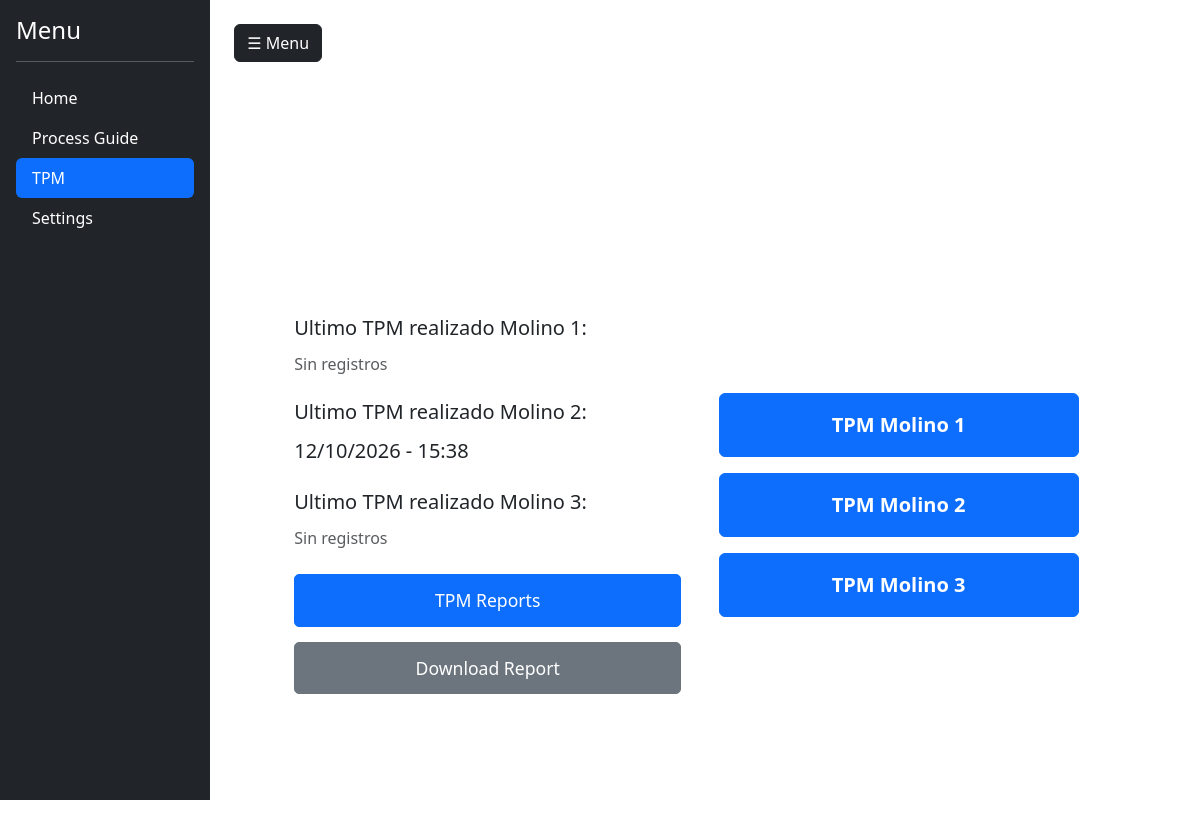
The page /tpm on the database as committed earlier.
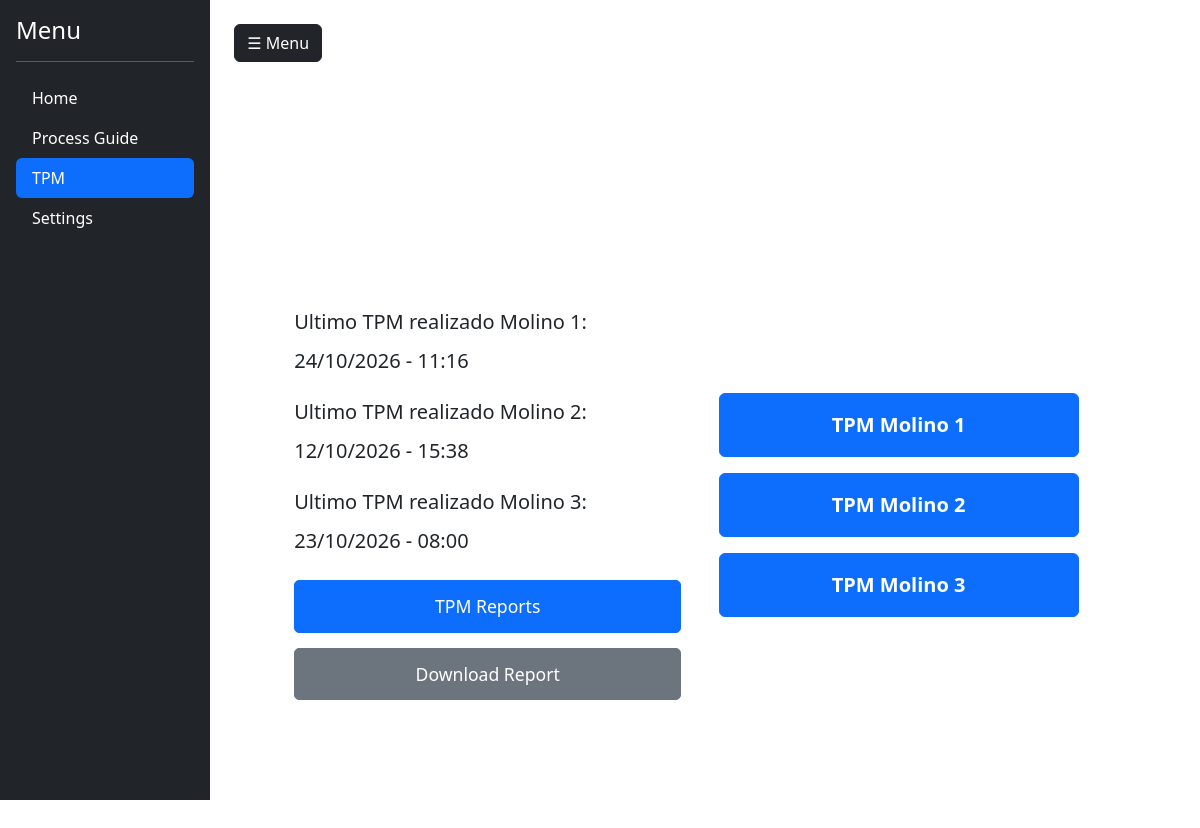
The same page on the database as committed later.
### tables this page shows
CREATE TABLE tpm_reports (
                report_number INTEGER PRIMARY KEY AUTOINCREMENT,
                machine TEXT NOT NULL,
                report_date TEXT NOT NULL,
                report_time TEXT NOT NULL,
                ok_count INTEGER NOT NULL,
                not_ok_count INTEGER NOT NULL,
                responses_json TEXT NOT NULL
            , maintenance_order TEXT NOT NULL DEFAULT '');

### app.py (the view)
@app.route("/tpm")
def tpm():
    with closing(sqlite3.connect(tpm_database_path())) as connection:
        reports = connection.execute("""
            SELECT machine, report_date, report_time
            FROM tpm_reports
            ORDER BY report_number DESC
        """).fetchall()
    latest_reports = {}
    for machine, report_date, report_time in reports:
        latest_reports.setdefault(machine, (report_date, report_time))
    return render_template("tpm.html", latest_reports=latest_reports)

### templates/tpm.html
{% extends "base.html" %}
{% block content %}
<div class="container-fluid h-100" style="min-height: 100vh; display: flex; align-items: center;">
    <div class="row w-100 h-100" style="align-items: center;">
        <div class="col-md-6 d-flex flex-column justify-content-center" style="padding-left: 60px;">
            <div>
                {% for mill in range(1, 4) %}
                    <h4 style="font-size: 1.25rem; margin-bottom: 12px;">
                        Ultimo TPM realizado Molino {{ mill }}:
                    </h4>
                    {% if latest_reports.get('Molino ' ~ mill) %}
                        <p class="mb-4 fs-5">
                            {{ latest_reports.get('Molino ' ~ mill)[0] }} -
                            {{ latest_reports.get('Molino ' ~ mill)[1] }}
                        </p>
                    {% else %}
                        <p class="mb-4 text-muted">Sin registros</p>
                    {% endif %}
                {% endfor %}
                <a
                    href="/tpm/reports"
                    class="btn btn-primary w-100"
                    style="
                        padding: 12px 20px;
                        font-size: 1.1rem;
                        margin-bottom: 15px;
                        border-radius: 5px;
                    ">
                    TPM Reports
                </a>
                <a
                    href="/tpm/download-report"
                    class="btn btn-secondary w-100"
                    style="
                        padding: 12px 20px;
                        font-size: 1.1rem;
                        border-radius: 5px;
                    ">
                    Download Report
                </a>
            </div>
        </div>
        <div class="col-md-6 d-flex justify-content-center" style="padding-right: 60px;">
            <div class="d-grid gap-3 w-100" style="max-width: 360px;">
                {% for mill in range(1, 4) %}
                    <a href="{{ url_for('tpm_molino', mill=mill) }}"
                       class="btn btn-primary py-3 fs-5 fw-bold">
                        TPM Molino {{ mill }}
                    </a>
                {% endfor %}
            </div>
        </div>
    </div>
</div>
{% endblock %}

Rows that differ between the two databases and show on the page:
added tpm_reports: report_date "24/10/2026", report_time "11:16"
added tpm_reports: report_date "23/10/2026", report_time "08:00"
Other text that changed with them:
new list line: "Ultimo TPM realizado Molino 1 : -"
new list line: "Ultimo TPM realizado Molino 3 : -"
list line gone: "Ultimo TPM realizado Molino 1 : Sin registros"
list line gone: "Ultimo TPM realizado Molino 3 : Sin registros"
